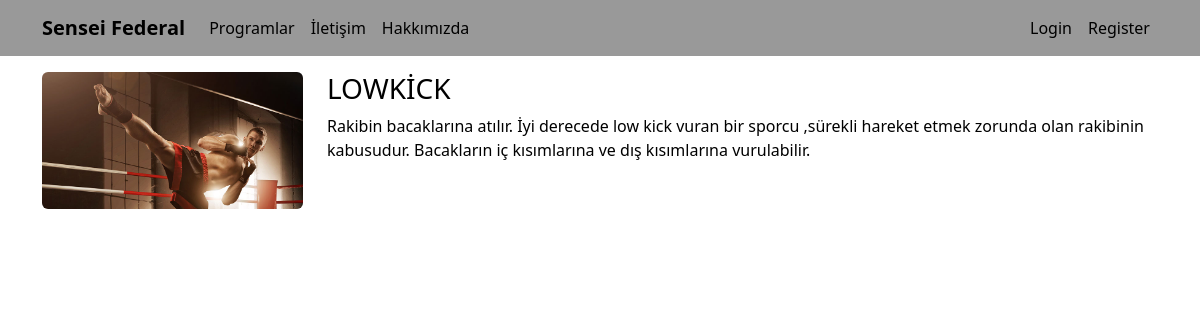
Page /programlar/lowkick on the committed database.
### programlar/models.py (models this page shows, shortened)
class Program(models.Model):
    title = models.CharField(max_length=100)
    description = models.TextField()
    imageUrl = models.CharField(max_length=50, blank=False)
    date = models.DateField()
    isActive = models.BooleanField()
    slug = models.SlugField(default="",blank=True, null=False, unique=True, db_index=True)
    category = models.ForeignKey(Category, default=1, on_delete=models.CASCADE, related_name="kurslar")

### programlar/views.py (the view)
# urls.py: path('<slug:slug>', views.details, name="program_details"),
def details(request, slug):
    program = get_object_or_404(Program, slug=slug)
    context={
        'program': program
    }
    return render(request, 'programlar/details.html',context)

### programlar/templates/programlar/details.html (shortened to what this page needs)
{% extends 'layout.html' %}
{% block content %}
<div class="container mt-3">
    <div class="row">
       <div class="col-3">
            <img class="img-fluid rounded" src="{{program.imageUrl}}" alt="{{course.title}}">
       </div>
       <div class="col-9">
            <h1 class="h3">{{program.title}}</h1>
            <p>
                {{program.description}}
            </p>
       </div>
    </div>
</div>
{% endblock content %}

### templates/layout.html (style rules this page uses)
body { background-color: white; color: black; }

### rows in the picture
Program: imageUrl (picture), title "LOWKİCK", description "Rakibin bacaklarına atılır. İyi derecede low kick vuran bir sporcu ,sürekli hareket etmek zorunda olan rakibinin kabusudur. Bacakların iç kısımlarına ve dış kısımlarına vurulabilir."
